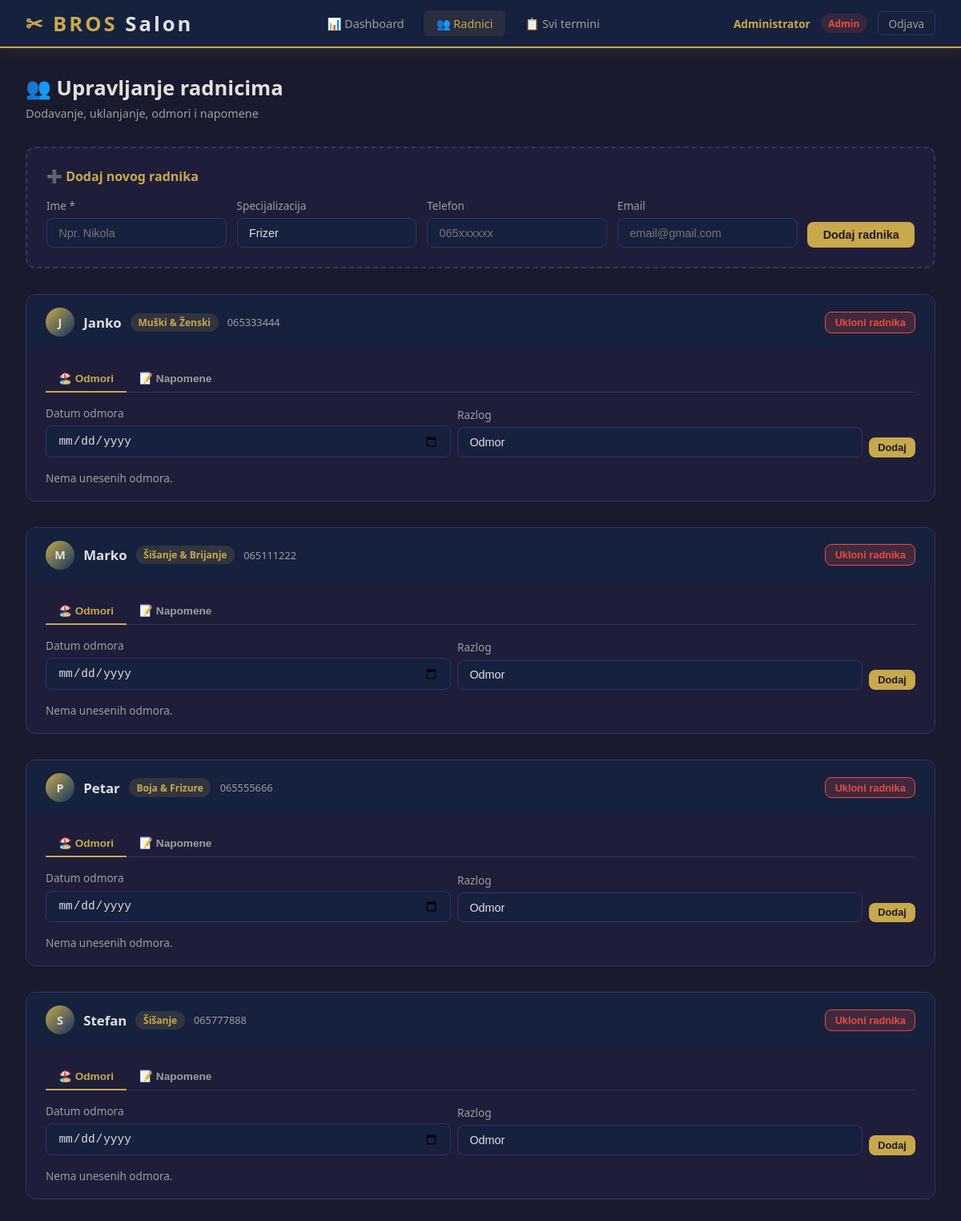
Screenshot of /admin/workers (signed in) with the database file from the repository.
### tables this page shows
CREATE TABLE workers (
            id INTEGER PRIMARY KEY AUTOINCREMENT,
            name TEXT NOT NULL,
            specialty TEXT DEFAULT 'Frizer',
            phone TEXT,
            email TEXT,
            active INTEGER DEFAULT 1,
            created_at TEXT DEFAULT CURRENT_TIMESTAMP
        );

### routes/admin.py (the view)
@admin_bp.route("/workers")
@admin_required
def workers():
    conn = get_db()
    workers_list = conn.execute(
        "SELECT * FROM workers ORDER BY active DESC, name"
    ).fetchall()
    worker_data = []
    for w in workers_list:
        notes = conn.execute(
            "SELECT * FROM worker_notes WHERE worker_id = ? ORDER BY created_at DESC",
            (w["id"],),
        ).fetchall()
        leaves = conn.execute(
            "SELECT * FROM worker_leaves WHERE worker_id = ? ORDER BY leave_date",
            (w["id"],),
        ).fetchall()
        worker_data.append({"worker": w, "notes": notes, "leaves": leaves})
    conn.close()
    return render_template("admin/workers.html", worker_data=worker_data)

### database.py (called while the page is built)
def get_db():
    os.makedirs(os.path.dirname(DB_PATH), exist_ok=True)
    conn = sqlite3.connect(DB_PATH)
    conn.row_factory = sqlite3.Row
    conn.execute("PRAGMA foreign_keys = ON")
    return conn

### routes/admin.py (called while the page is built)
def admin_required(f):
    @functools.wraps(f)
    def decorated(*args, **kwargs):
        if "user_id" not in session:
            return redirect(url_for("auth.login"))
        if session.get("role") != "admin":
            return redirect(url_for("user.home"))
        return f(*args, **kwargs)
    return decorated

### templates/admin/workers.html (shortened to what this page needs)
{% extends "base.html" %}
{% block nav_links %}
  <a href="/admin/">📊 Dashboard</a>
  <a href="/admin/workers" class="active">👥 Radnici</a>
  <a href="/admin/appointments">📋 Svi termini</a>
{% endblock %}
{% block content %}
<div class="page-header">
  <h1>👥 Upravljanje radnicima</h1>
  <p>Dodavanje, uklanjanje, odmori i napomene</p>
</div>
<div class="add-worker-card">
  <h3>➕ Dodaj novog radnika</h3>
  <form method="POST" action="/admin/workers/add">
    <div class="form-inline">
      <div class="form-group">
        <label>Ime *</label>
        <input type="text" name="name" class="form-control" placeholder="Npr. Nikola" required>
      </div>
      <div class="form-group">
        <label>Specijalizacija</label>
        <input type="text" name="specialty" class="form-control" placeholder="Frizer" value="Frizer">
      </div>
      <div class="form-group">
        <label>Telefon</label>
        <input type="text" name="phone" class="form-control" placeholder="065xxxxxx">
      </div>
      <div class="form-group">
        <label>Email</label>
        <input type="email" name="email" class="form-control" placeholder="email@gmail.com">
      </div>
      <button type="submit" class="btn btn-gold" style="flex-shrink:0">Dodaj radnika</button>
    </div>
  </form>
</div>
{% for wd in worker_data %}
{% set w = wd.worker %}
{% if w.active %}
<div class="worker-section">
  <div class="worker-section-header">
    <h3>
      <div class="worker-avatar-sm">{{ w.name[0] }}</div>
      {{ w.name }}
      <span class="badge badge-gold" style="font-size:0.75rem">{{ w.specialty }}</span>
      {% if w.phone %}<span style="color:var(--text-muted);font-size:0.8rem;font-weight:400">{{ w.phone }}</span>{% endif %}
    </h3>
    <form method="POST" action="/admin/workers/deactivate/{{ w.id }}" onsubmit="return confirm('Ukloniti radnika {{ w.name }}?')">
      <button type="submit" class="btn btn-danger btn-sm">Ukloni radnika</button>
    </form>
  </div>
  <div class="worker-section-body">
    <div class="subtabs">
      <button class="subtab active" onclick="switchSubtab('leaves-{{ w.id }}', this, {{ w.id }})">🏖️ Odmori</button>
      <button class="subtab" onclick="switchSubtab('notes-{{ w.id }}', this, {{ w.id }})">📝 Napomene</button>
    </div>
    <div class="subtab-panel active" id="leaves-{{ w.id }}">
      <form method="POST" action="/admin/workers/add_leave" class="mini-form">
        <div class="form-group">
          <label>Datum odmora</label>
          <input type="date" name="leave_date" class="form-control" required>
        </div>
        <div class="form-group">
          <label>Razlog</label>
          <input type="text" name="reason" class="form-control" placeholder="Odmor / Bolovanje / Slobodan dan" value="Odmor">
        </div>
        <button type="submit" class="btn btn-gold btn-sm" style="flex-shrink:0">Dodaj</button>
      </form>
      <div>
        {% if wd.leaves %}
          {% for l in wd.leaves %}
          <span class="leave-chip">
            📅 {{ l.leave_date }} — {{ l.reason }}
            <form method="POST" action="/admin/workers/delete_leave/{{ l.id }}" style="display:inline">
              <button type="submit" title="Obriši">×</button>
            </form>
          </span>
          {% endfor %}
        {% else %}
          <p style="color:var(--text-muted);font-size:0.85rem">Nema unesenih odmora.</p>
        {% endif %}
      </div>
    </div>
  </div>
</div>
{% endif %}
{% endfor %}
{% set inactive = worker_data | selectattr('worker.active', 'equalto', 0) | list %}
{% endblock %}

### templates/base.html (style rules this page uses)
:root { --gold: #C9A84C; --gold-light: #E8C878; --dark: #1A1A2E; --dark2: #16213E; --dark3: #0F3460; --text: #E0E0E0; --text-muted: #9E9E9E; --surface: #1E1E3A; --surface2: #252545; --border: #333360; --danger: #E74C3C; --success: #2ECC71; --warning: #F39C12; --info: #3498DB; }
* { margin: 0; padding: 0; box-sizing: border-box; }
body { font-family: 'Segoe UI', system-ui, sans-serif; background: var(--dark); color: var(--text); min-height: 100vh; }
.nav-links a { color: var(--text-muted); text-decoration: none; padding: 0.4rem 1rem; border-radius: 6px; font-size: 0.9rem; transition: all 0.2s; }
.nav-links a:hover, .nav-links a.active { color: var(--gold); background: rgba(201,168,76,0.1); }
.btn { display: inline-flex; align-items: center; gap: 0.4rem; padding: 0.5rem 1.2rem; border-radius: 8px; border: none; cursor: pointer; font-size: 0.9rem; font-weight: 600; text-decoration: none; transition: all 0.2s; }
.btn-gold { background: var(--gold); color: var(--dark); }
.btn-danger { background: rgba(231,76,60,0.2); color: var(--danger); border: 1px solid var(--danger); }
.btn-sm { padding: 0.3rem 0.7rem; font-size: 0.8rem; }
.form-group { margin-bottom: 1rem; }
.form-group label { display: block; font-size: 0.85rem; color: var(--text-muted); margin-bottom: 0.4rem; }
.form-control { width: 100%; padding: 0.6rem 0.9rem; background: var(--dark2); border: 1px solid var(--border); border-radius: 8px; color: var(--text); font-size: 0.9rem; transition: border-color 0.2s; }
.badge { display: inline-block; padding: 0.2rem 0.6rem; border-radius: 100px; font-size: 0.75rem; font-weight: 600; }
.badge-gold { background: rgba(201,168,76,0.15); color: var(--gold); }
.page-header { margin-bottom: 2rem; }
.page-header h1 { font-size: 1.6rem; font-weight: 800; }
.page-header p { color: var(--text-muted); font-size: 0.9rem; margin-top: 0.3rem; }

### templates/admin/workers.html (style rules this page uses)
.worker-section { margin-bottom: 2rem; background: var(--surface); border: 1px solid var(--border); border-radius: 12px; overflow: hidden; }
.worker-section-header { background: var(--dark2); padding: 1rem 1.5rem; display: flex; align-items: center; justify-content: space-between; gap: 1rem; flex-wrap: wrap; }
.worker-section-header h3 { font-size: 1.05rem; display: flex; align-items: center; gap: 0.7rem; }
.worker-avatar-sm { width: 36px; height: 36px; background: linear-gradient(135deg,var(--gold),var(--dark3)); border-radius: 50%; display: flex; align-items: center; justify-content: center; font-weight: 700; font-size: 0.9rem; flex-shrink: 0; }
.worker-section-body { padding: 1.2rem 1.5rem; }
.subtabs { display: flex; gap: 0; border-bottom: 1px solid var(--border); margin-bottom: 1rem; }
.subtab { padding: 0.5rem 1rem; background: none; border: none; color: var(--text-muted); cursor: pointer; font-size: 0.85rem; font-weight: 600; border-bottom: 2px solid transparent; margin-bottom: -1px; transition: all 0.2s; }
.subtab.active { color: var(--gold); border-bottom-color: var(--gold); }
.subtab-panel { display: none; }
.subtab-panel.active { display: block; }
.mini-form { display: flex; gap: 0.5rem; flex-wrap: wrap; align-items: flex-end; margin-bottom: 1rem; }
.mini-form .form-group { margin: 0; flex: 1; min-width: 120px; }
.add-worker-card { background: var(--surface); border: 2px dashed var(--border); border-radius: 12px; padding: 1.5rem; margin-bottom: 2rem; }
.add-worker-card h3 { color: var(--gold); margin-bottom: 1rem; font-size: 1rem; }
.form-inline { display: flex; gap: 0.8rem; flex-wrap: wrap; align-items: flex-end; }
.form-inline .form-group { margin: 0; flex: 1; min-width: 150px; }

### rows the page displays
workers: name "J", name "Janko", specialty "Muški & Ženski", phone "065333444"
workers: name "M", name "Marko", specialty "Šišanje & Brijanje", phone "065111222"
workers: name "P", name "Petar", specialty "Boja & Frizure", phone "065555666"
workers: name "S", name "Stefan", specialty "Šišanje", phone "065777888"

### other values shown
{{ session.full_name }} "Administrator"
{{ 'Admin' if session.role == 'admin' else 'Korisnik' }} "Admin"
